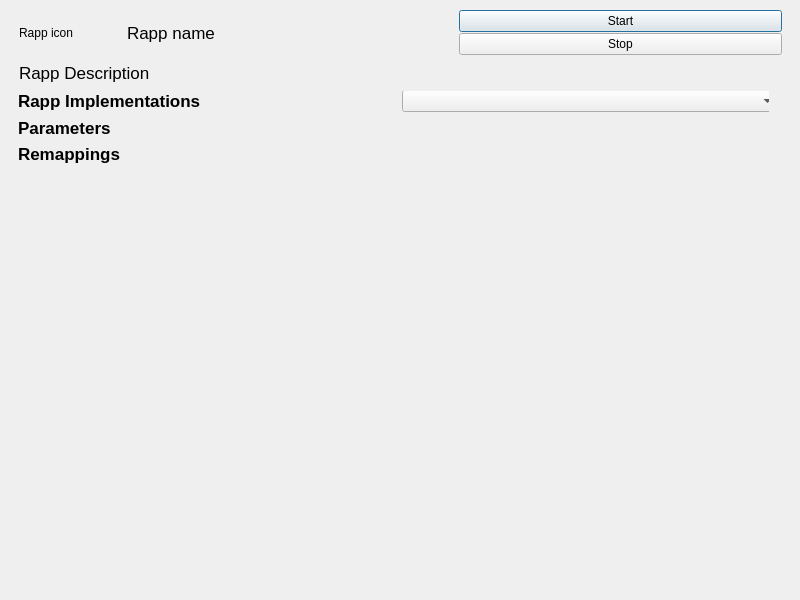
<?xml version="1.0" encoding="UTF-8"?>
<ui version="4.0">
 <class>Dialog</class>
 <widget class="QDialog" name="Dialog">
  <property name="windowModality">
   <enum>Qt::NonModal</enum>
  </property>
  <property name="geometry">
   <rect>
    <x>0</x>
    <y>0</y>
    <width>800</width>
    <height>600</height>
   </rect>
  </property>
  <property name="sizeIncrement">
   <size>
    <width>0</width>
    <height>-1</height>
   </size>
  </property>
  <property name="windowTitle">
   <string>Dialog</string>
  </property>
  <widget class="QWidget" name="verticalLayoutWidget">
   <property name="geometry">
    <rect>
     <x>10</x>
     <y>10</y>
     <width>781</width>
     <height>581</height>
    </rect>
   </property>
   <layout class="QVBoxLayout" name="verticalLayout" stretch="0,0,0">
    <property name="spacing">
     <number>8</number>
    </property>
    <property name="sizeConstraint">
     <enum>QLayout::SetMaximumSize</enum>
    </property>
    <property name="leftMargin">
     <number>9</number>
    </property>
    <property name="rightMargin">
     <number>9</number>
    </property>
    <property name="bottomMargin">
     <number>9</number>
    </property>
    <item>
     <layout class="QHBoxLayout" name="horizontalLayout">
      <property name="sizeConstraint">
       <enum>QLayout::SetDefaultConstraint</enum>
      </property>
      <item>
       <widget class="QLabel" name="rapp_icon">
        <property name="sizePolicy">
         <sizepolicy hsizetype="Minimum" vsizetype="Fixed">
          <horstretch>0</horstretch>
          <verstretch>0</verstretch>
         </sizepolicy>
        </property>
        <property name="maximumSize">
         <size>
          <width>100</width>
          <height>150</height>
         </size>
        </property>
        <property name="text">
         <string>Rapp icon</string>
        </property>
       </widget>
      </item>
      <item>
       <widget class="QLabel" name="rapp_name">
        <property name="font">
         <font>
          <pointsize>13</pointsize>
         </font>
        </property>
        <property name="text">
         <string>Rapp name</string>
        </property>
       </widget>
      </item>
      <item>
       <layout class="QVBoxLayout" name="verticalLayout_2">
        <property name="spacing">
         <number>1</number>
        </property>
        <item>
         <widget class="QPushButton" name="start_button">
          <property name="text">
           <string>Start</string>
          </property>
         </widget>
        </item>
        <item>
         <widget class="QPushButton" name="stop_button">
          <property name="text">
           <string>Stop</string>
          </property>
         </widget>
        </item>
       </layout>
      </item>
     </layout>
    </item>
    <item>
     <widget class="QLabel" name="rapp_description">
      <property name="sizePolicy">
       <sizepolicy hsizetype="MinimumExpanding" vsizetype="Minimum">
        <horstretch>0</horstretch>
        <verstretch>0</verstretch>
       </sizepolicy>
      </property>
      <property name="font">
       <font>
        <pointsize>13</pointsize>
       </font>
      </property>
      <property name="text">
       <string>Rapp Description</string>
      </property>
     </widget>
    </item>
    <item>
     <widget class="QScrollArea" name="scrollArea">
      <property name="enabled">
       <bool>true</bool>
      </property>
      <property name="sizeIncrement">
       <size>
        <width>0</width>
        <height>-1</height>
       </size>
      </property>
      <property name="acceptDrops">
       <bool>false</bool>
      </property>
      <property name="frameShape">
       <enum>QFrame::NoFrame</enum>
      </property>
      <property name="lineWidth">
       <number>1</number>
      </property>
      <property name="verticalScrollBarPolicy">
       <enum>Qt::ScrollBarAsNeeded</enum>
      </property>
      <property name="horizontalScrollBarPolicy">
       <enum>Qt::ScrollBarAlwaysOff</enum>
      </property>
      <property name="widgetResizable">
       <bool>false</bool>
      </property>
      <widget class="QWidget" name="scrollAreaWidgetContents">
       <property name="geometry">
        <rect>
         <x>0</x>
         <y>0</y>
         <width>750</width>
         <height>438</height>
        </rect>
       </property>
       <property name="sizePolicy">
        <sizepolicy hsizetype="Preferred" vsizetype="Preferred">
         <horstretch>0</horstretch>
         <verstretch>0</verstretch>
        </sizepolicy>
       </property>
       <property name="acceptDrops">
        <bool>true</bool>
       </property>
       <widget class="QWidget" name="verticalLayoutWidget_2">
        <property name="geometry">
         <rect>
          <x>-1</x>
          <y>-1</y>
          <width>761</width>
          <height>441</height>
         </rect>
        </property>
        <layout class="QVBoxLayout" name="verticalLayout_3" stretch="0,0,0,0,0,0">
         <property name="sizeConstraint">
          <enum>QLayout::SetMaximumSize</enum>
         </property>
         <item>
          <layout class="QHBoxLayout" name="horizontalLayout_3">
           <item>
            <widget class="QLabel" name="rapp_impls_label">
             <property name="font">
              <font>
               <pointsize>13</pointsize>
               <weight>75</weight>
               <bold>true</bold>
              </font>
             </property>
             <property name="text">
              <string>Rapp Implementations</string>
             </property>
            </widget>
           </item>
           <item>
            <widget class="QComboBox" name="rapp_impls"/>
           </item>
          </layout>
         </item>
         <item>
          <widget class="QLabel" name="parameter_label">
           <property name="font">
            <font>
             <pointsize>13</pointsize>
             <weight>75</weight>
             <bold>true</bold>
            </font>
           </property>
           <property name="text">
            <string>Parameters</string>
           </property>
          </widget>
         </item>
         <item>
          <layout class="QGridLayout" name="parameters">
           <property name="horizontalSpacing">
            <number>1</number>
           </property>
          </layout>
         </item>
         <item>
          <widget class="QLabel" name="remapping_label">
           <property name="font">
            <font>
             <pointsize>13</pointsize>
             <weight>75</weight>
             <bold>true</bold>
            </font>
           </property>
           <property name="text">
            <string>Remappings</string>
           </property>
          </widget>
         </item>
         <item>
          <layout class="QGridLayout" name="remappings"/>
         </item>
         <item>
          <spacer name="verticalSpacer">
           <property name="orientation">
            <enum>Qt::Vertical</enum>
           </property>
           <property name="sizeHint" stdset="0">
            <size>
             <width>20</width>
             <height>40</height>
            </size>
           </property>
          </spacer>
         </item>
        </layout>
       </widget>
      </widget>
     </widget>
    </item>
   </layout>
  </widget>
 </widget>
 <resources/>
 <connections/>
</ui>
